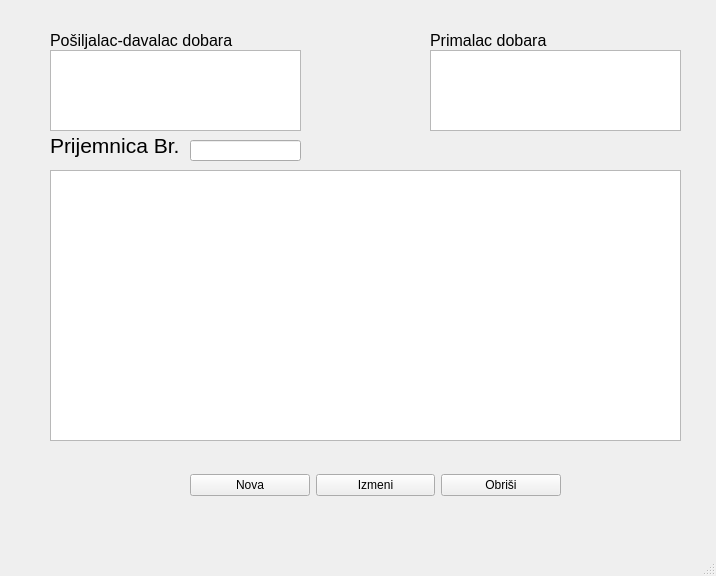
<?xml version="1.0" encoding="UTF-8"?>
<ui version="4.0">
 <class>FormaPrijemnica</class>
 <widget class="QMainWindow" name="FormaPrijemnica">
  <property name="geometry">
   <rect>
    <x>0</x>
    <y>0</y>
    <width>716</width>
    <height>576</height>
   </rect>
  </property>
  <property name="minimumSize">
   <size>
    <width>716</width>
    <height>576</height>
   </size>
  </property>
  <property name="windowTitle">
   <string>Prijemnica</string>
  </property>
  <widget class="QWidget" name="centralwidget">
   <widget class="QLabel" name="label_3">
    <property name="geometry">
     <rect>
      <x>430</x>
      <y>30</y>
      <width>211</width>
      <height>21</height>
     </rect>
    </property>
    <property name="font">
     <font>
      <pointsize>12</pointsize>
     </font>
    </property>
    <property name="text">
     <string>Primalac dobara</string>
    </property>
   </widget>
   <widget class="QLabel" name="label">
    <property name="geometry">
     <rect>
      <x>50</x>
      <y>130</y>
      <width>181</width>
      <height>31</height>
     </rect>
    </property>
    <property name="font">
     <font>
      <pointsize>16</pointsize>
     </font>
    </property>
    <property name="text">
     <string>Prijemnica Br.</string>
    </property>
   </widget>
   <widget class="QLabel" name="label_2">
    <property name="geometry">
     <rect>
      <x>50</x>
      <y>30</y>
      <width>211</width>
      <height>21</height>
     </rect>
    </property>
    <property name="font">
     <font>
      <pointsize>12</pointsize>
     </font>
    </property>
    <property name="text">
     <string>Pošiljalac-davalac dobara</string>
    </property>
   </widget>
   <widget class="QLineEdit" name="brojPrijemnice">
    <property name="geometry">
     <rect>
      <x>190</x>
      <y>140</y>
      <width>111</width>
      <height>21</height>
     </rect>
    </property>
   </widget>
   <widget class="QWidget" name="layoutWidget">
    <property name="geometry">
     <rect>
      <x>190</x>
      <y>450</y>
      <width>371</width>
      <height>71</height>
     </rect>
    </property>
    <layout class="QHBoxLayout" name="horizontalLayout">
     <item>
      <widget class="QPushButton" name="nova">
       <property name="text">
        <string>Nova</string>
       </property>
      </widget>
     </item>
     <item>
      <widget class="QPushButton" name="izmeni">
       <property name="text">
        <string>Izmeni</string>
       </property>
      </widget>
     </item>
     <item>
      <widget class="QPushButton" name="obrisi">
       <property name="text">
        <string>Obriši</string>
       </property>
      </widget>
     </item>
    </layout>
   </widget>
   <widget class="QTableView" name="tabelaPosiljalac">
    <property name="geometry">
     <rect>
      <x>50</x>
      <y>50</y>
      <width>251</width>
      <height>81</height>
     </rect>
    </property>
   </widget>
   <widget class="QTableView" name="tabelaPrimalac">
    <property name="geometry">
     <rect>
      <x>430</x>
      <y>50</y>
      <width>251</width>
      <height>81</height>
     </rect>
    </property>
   </widget>
   <widget class="QTableView" name="tabelaPrijemnica">
    <property name="geometry">
     <rect>
      <x>50</x>
      <y>170</y>
      <width>631</width>
      <height>271</height>
     </rect>
    </property>
   </widget>
  </widget>
  <widget class="QMenuBar" name="menubar">
   <property name="geometry">
    <rect>
     <x>0</x>
     <y>0</y>
     <width>716</width>
     <height>21</height>
    </rect>
   </property>
  </widget>
  <widget class="QStatusBar" name="statusbar"/>
 </widget>
 <resources/>
 <connections/>
</ui>
